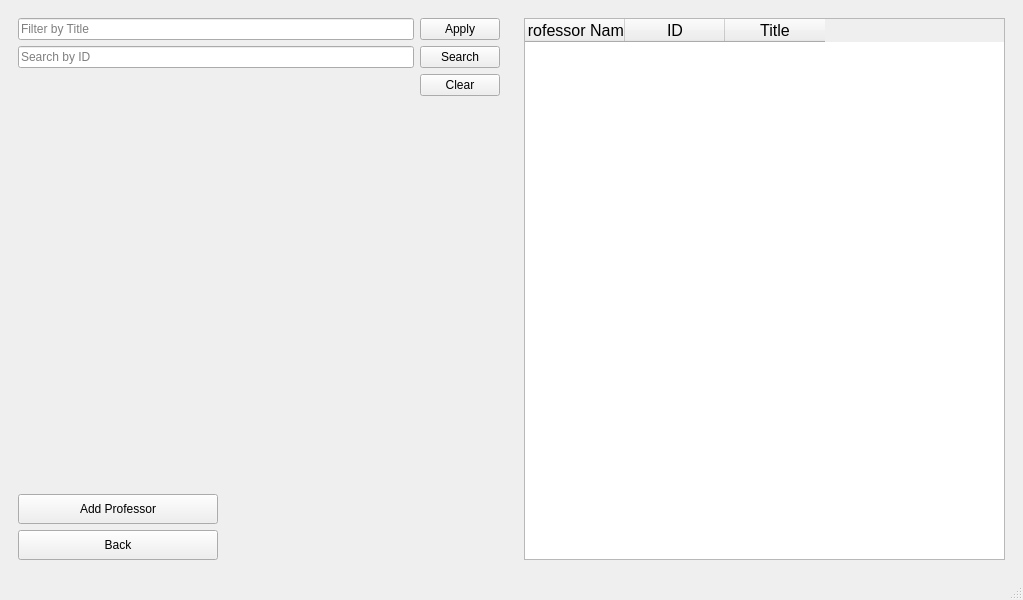
<?xml version="1.0" encoding="UTF-8"?>
<ui version="4.0">
 <class>profmenu</class>
 <widget class="QMainWindow" name="profmenu">
  <property name="geometry">
   <rect>
    <x>0</x>
    <y>0</y>
    <width>1023</width>
    <height>600</height>
   </rect>
  </property>
  <property name="maximumSize">
   <size>
    <width>1023</width>
    <height>685</height>
   </size>
  </property>
  <property name="windowTitle">
   <string>MainWindow</string>
  </property>
  <widget class="QWidget" name="centralwidget">
   <layout class="QHBoxLayout" name="horizontalLayout">
    <item>
     <layout class="QVBoxLayout" name="verticalLayout">
      <item>
       <widget class="QWidget" name="widget" native="true">
        <layout class="QGridLayout" name="gridLayout_2">
         <item row="1" column="0">
          <widget class="QLineEdit" name="srchbar">
           <property name="placeholderText">
            <string>Search by ID</string>
           </property>
          </widget>
         </item>
         <item row="0" column="2">
          <widget class="QPushButton" name="applyfltr">
           <property name="sizePolicy">
            <sizepolicy hsizetype="Fixed" vsizetype="Fixed">
             <horstretch>0</horstretch>
             <verstretch>0</verstretch>
            </sizepolicy>
           </property>
           <property name="minimumSize">
            <size>
             <width>0</width>
             <height>0</height>
            </size>
           </property>
           <property name="text">
            <string>Apply</string>
           </property>
          </widget>
         </item>
         <item row="5" column="0">
          <widget class="QPushButton" name="backbtn">
           <property name="sizePolicy">
            <sizepolicy hsizetype="Minimum" vsizetype="Fixed">
             <horstretch>0</horstretch>
             <verstretch>0</verstretch>
            </sizepolicy>
           </property>
           <property name="maximumSize">
            <size>
             <width>200</width>
             <height>30</height>
            </size>
           </property>
           <property name="text">
            <string>Back</string>
           </property>
          </widget>
         </item>
         <item row="0" column="0">
          <widget class="QLineEdit" name="fltrbar">
           <property name="text">
            <string/>
           </property>
           <property name="placeholderText">
            <string>Filter by Title</string>
           </property>
          </widget>
         </item>
         <item row="1" column="2">
          <widget class="QPushButton" name="srchbtn">
           <property name="text">
            <string>Search</string>
           </property>
          </widget>
         </item>
         <item row="4" column="0">
          <widget class="QPushButton" name="addbtn">
           <property name="sizePolicy">
            <sizepolicy hsizetype="Minimum" vsizetype="Fixed">
             <horstretch>0</horstretch>
             <verstretch>0</verstretch>
            </sizepolicy>
           </property>
           <property name="maximumSize">
            <size>
             <width>200</width>
             <height>30</height>
            </size>
           </property>
           <property name="text">
            <string>Add Professor</string>
           </property>
          </widget>
         </item>
         <item row="2" column="2">
          <widget class="QPushButton" name="clearbtn">
           <property name="text">
            <string>Clear</string>
           </property>
          </widget>
         </item>
         <item row="2" column="0" rowspan="2">
          <widget class="QWidget" name="widget_3" native="true"/>
         </item>
        </layout>
       </widget>
      </item>
     </layout>
    </item>
    <item>
     <layout class="QHBoxLayout" name="horizontalLayout_2">
      <item>
       <widget class="QWidget" name="widget_2" native="true">
        <layout class="QGridLayout" name="gridLayout">
         <item row="0" column="0">
          <widget class="QTableWidget" name="tableprof">
           <column>
            <property name="text">
             <string>Professor Name</string>
            </property>
            <property name="font">
             <font>
              <pointsize>12</pointsize>
             </font>
            </property>
           </column>
           <column>
            <property name="text">
             <string>ID</string>
            </property>
            <property name="font">
             <font>
              <pointsize>12</pointsize>
             </font>
            </property>
           </column>
           <column>
            <property name="text">
             <string>Title</string>
            </property>
            <property name="font">
             <font>
              <pointsize>12</pointsize>
             </font>
            </property>
           </column>
          </widget>
         </item>
        </layout>
       </widget>
      </item>
     </layout>
    </item>
   </layout>
  </widget>
  <widget class="QMenuBar" name="menubar">
   <property name="geometry">
    <rect>
     <x>0</x>
     <y>0</y>
     <width>1023</width>
     <height>21</height>
    </rect>
   </property>
  </widget>
  <widget class="QStatusBar" name="statusbar"/>
 </widget>
 <resources/>
 <connections/>
</ui>
